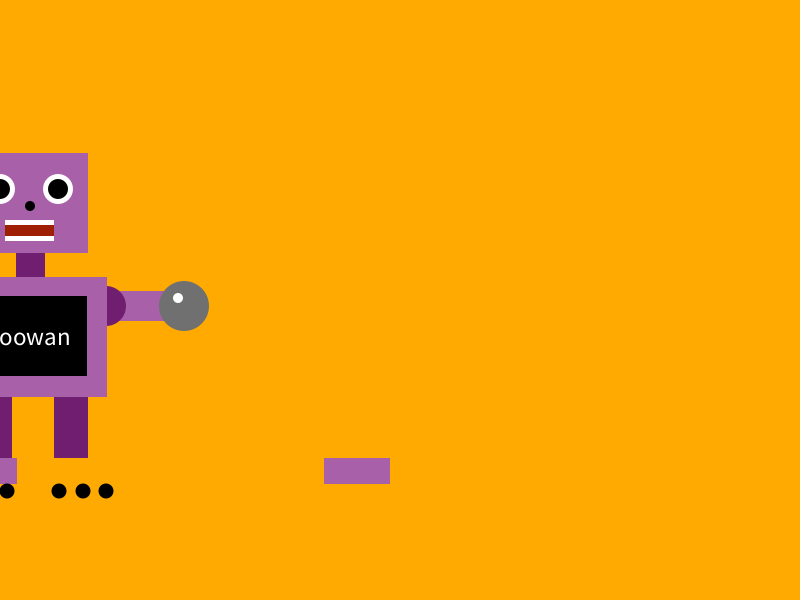
Frame 1 (no input)
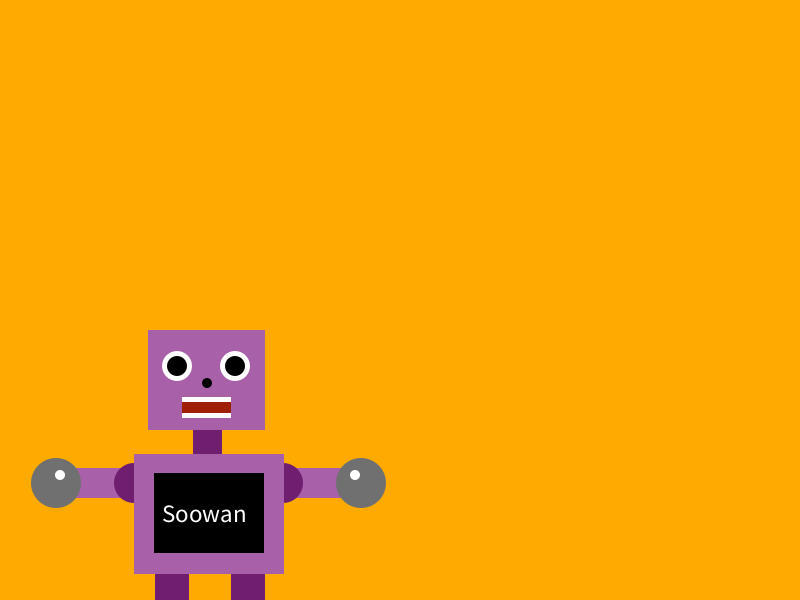
Frame 60 (the mouse pressed at the canvas centre just before this capture)
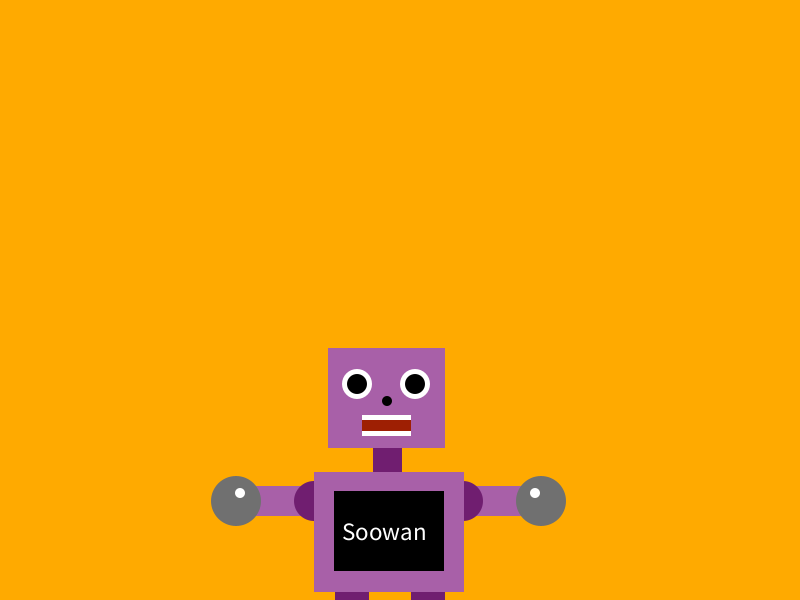
Frame 120 (the mouse held since frame 60 and released just before this capture)

The Processing sketch that drew these frames (run headless with seeded random() and noise(); from frame 60 on, the mouse is pressed at the canvas centre):

// Processing sketch: Week_5_HW_Robot_moving_2
// ── Week_5_HW_Robot_moving_2.pde
float x;
float y;

float diameter = 50;
float radius = diameter/2;
float xDirection = 3;
float yDirection = 3;

//Robot variables
float headSize = 200.0;
float whiteeyeSize = 3.0/20 * headSize;
float blackeyeSize = 1.0/10 * headSize;
float widthmouthSize = 49.0/200 * headSize;
float heightmouthSize = 21.0/200 * headSize;
float heightteethSize = 5.0/200 * headSize;
float noseSize = 1.0/20 * headSize;
float widthneckSize = 29.0/200 * headSize;
float heightneckSize = 3.0/25 * headSize; 
float widtharmSize = 31.0/100 * headSize;
float handSize = 1.0/4 * headSize;
float circleconnectionSize = 1.0/5 * headSize;
float widthbodySize = 3.0/4 * headSize;
float heightbodySize = 3.0/5 * headSize;
float widthtopbodySize = 110.0/200 * headSize;
float heighttopbodySize = 80.0/200 * headSize;
float widthlegSize = 34.0/200 * headSize;
float heightlegSize = 61.0/200 * headSize;
float widthfootSize = 66.0/200 * headSize;
float heightfootSize = 26.0/200 * headSize;
float wheelSize = 3.0/40 * headSize;

void setup () {
  size(800, 600);
  x = radius;
  y = height/2;
}

void draw () {
  background(255, 170, 0);
  noStroke();

  //head
  fill(168, 96, 168);
  rect(x - 27.0/100 * headSize, y - 147.0/200 * headSize, 117.0/200 * headSize, 1.0/2 * headSize);

  //white eyes
  fill(255, 255, 255);
  ellipse(x - 1.0/8 * headSize, y - 111.0/200 * headSize, whiteeyeSize, whiteeyeSize);
  ellipse(x + 33.0/200 * headSize, y - 111.0/200 * headSize, whiteeyeSize, whiteeyeSize);

  //black eyes
  fill(0, 0, 0);
  ellipse(x - 1.0/8 * headSize, y - 111.0/200 * headSize, blackeyeSize, blackeyeSize);
  ellipse(x + 33.0/200 * headSize, y - 111.0/200 * headSize, blackeyeSize, blackeyeSize);

  //nose
  fill(0, 0, 0);
  ellipse(x + 1.0/40 * headSize, y - 47.0/100 * headSize, noseSize, noseSize);

  //mouth
  fill(158, 31, 3);
  rect(x - 1.0/10 * headSize, y - 2.0/5 * headSize, widthmouthSize, heightmouthSize);

  //teeth
  fill(255, 255, 255);
  rect(x - 1.0/10 * headSize, y - 2.0/5 * headSize, widthmouthSize, heightteethSize);
  rect(x - 1.0/10 * headSize, y - 64.0/200 * headSize, widthmouthSize, heightteethSize);

  //neck
  fill(112, 30, 112);
  rect(x - 9.0/200 * headSize, y - 47.0/200 * headSize, widthneckSize, heightneckSize);

  //arms
  fill(168, 96, 168);
  rect(x - 142.0/200 * headSize, y - 9.0/200 * headSize, widtharmSize, whiteeyeSize);
  rect(x + 92.0/200 * headSize, y - 9.0/200 * headSize, widtharmSize, whiteeyeSize);

  //hands
  fill(112, 112, 112);
  ellipse(x - 146.0/200 * headSize, y + 6.0/200 * headSize, handSize, handSize);
  ellipse(x + 159.0/200 * headSize, y + 6.0/200 * headSize, handSize, handSize);

  //highlight
  fill(255, 255, 255);
  ellipse(x - 142.0/200 * headSize, y - 2.0/200 * headSize, noseSize, noseSize);
  ellipse(x + 153.0/200 * headSize, y - 2.0/200 * headSize, noseSize, noseSize);

  //circle connections
  fill(112, 30, 112);
  ellipse(x - 68.0/200 * headSize, y + 6.0/200 * headSize, circleconnectionSize, circleconnectionSize);
  ellipse(x + 81.0/200 * headSize, y + 6.0/200 * headSize, circleconnectionSize, circleconnectionSize);

  //body
  fill(168, 96, 168);
  rect(x - 68.0/200 * headSize, y - 23.0/200 * headSize, widthbodySize, heightbodySize);

  //top of body
  fill(0, 0, 0);
  rect(x - 48.0/200 * headSize, y - 4.0/200 * headSize, widthtopbodySize, heighttopbodySize);

  //Soowan
  fill(255, 255, 255);
  textSize(25.0/200 * headSize);
  text("Soowan", x - 40.0/200 * headSize, y + 45.0/200 * headSize);

  //legs
  fill(112, 30, 112);
  rect(x - 47.0/200 * headSize, y + 97.0/200 * headSize, widthlegSize, heightlegSize);
  rect(x + 29.0/200 * headSize, y + 97.0/200 * headSize, widthlegSize, heightlegSize);

  //foot
  fill(168, 96, 168);
  rect(x - 74.0/200 * headSize, y + 158.0/200 * headSize, widthfootSize, heightfootSize);
  rect(y + 24.0/200 * headSize, y + 158.0/200 * headSize, widthfootSize, heightfootSize);

  //wheels
  fill(0, 0, 0);
  ellipse(x - 64.0/200 * headSize, y + 191.0/200 * headSize, wheelSize, wheelSize);
  ellipse(x - 41.0/200 * headSize, y + 191.0/200 * headSize, wheelSize, wheelSize);
  ellipse(x - 18.0/200 * headSize, y + 191.0/200 * headSize, wheelSize, wheelSize);
  ellipse(x + 34.0/200 * headSize, y + 191.0/200 * headSize, wheelSize, wheelSize);
  ellipse(x + 58.0/200 * headSize, y + 191.0/200 * headSize, wheelSize, wheelSize);
  ellipse(x + 81.0/200 * headSize, y + 191.0/200 * headSize, wheelSize, wheelSize);

  //movement
  x = x + xDirection;
  y = y + yDirection;
  if (x>width - radius || x < radius) {
    xDirection = -xDirection;
  }
  if (y > height - radius || y < radius) {
    yDirection = -yDirection;
  }
}
